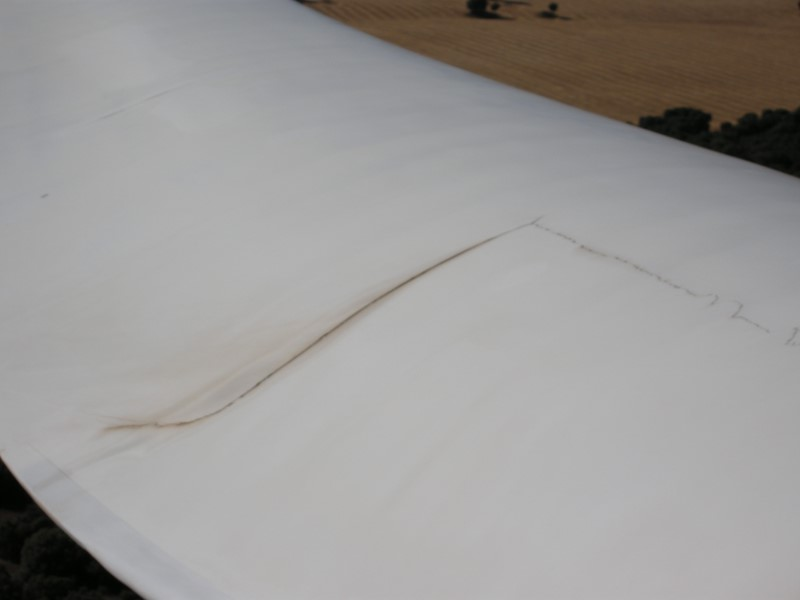
#> input picture sample.jpg, 800 x 600 px
$ python haar_tester.py
#> lines starting #> are read from the running program, lines starting #| are printed output that depends on the picture; after the words box and inside, x2 and y2 are one past the last pixel; in counts of white or black regions, pixels touching at a corner belong together
import cv2
from math import sin, cos, radians

# camera =  cv2.VideoCapture(0)
cascade = cv2.CascadeClassifier('cascade.xml')

settings = {
    'scaleFactor': 1.1,
    'minNeighbors': 5,
    'minSize': (20, 20)
}

def rotate_image(image, angle):
    if angle == 0: return image
    height, width = image.shape[:2]
    rot_mat = cv2.getRotationMatrix2D((width/2, height/2), angle, 0.9)
    result = cv2.warpAffine(image, rot_mat, (width, height), flags=cv2.INTER_LINEAR)
    return result

def rotate_point(pos, img, angle):
    if angle == 0: return pos
    x = pos[0] - img.shape[1]*0.4
    y = pos[1] - img.shape[0]*0.4
    newx = x*cos(radians(angle)) + y*sin(radians(angle)) + img.shape[1]*0.4
    newy = -x*sin(radians(angle)) + y*cos(radians(angle)) + img.shape[0]*0.4
    return int(newx), int(newy), pos[2], pos[3]

img = cv2.imread('sample.jpg')
#> img is the input picture: shape (600, 800, 3); mean B, G, R 152.7, 154.1, 156

for angle in [0, -25, 25]:
    rimg = rotate_image(img, angle)
    detected = cascade.detectMultiScale(rimg, **settings)
    if len(detected):
        detected = [rotate_point(detected[-1], img, -angle)]
        break
#> this loop made 1 pass
#> detected on pass 1: [[319, 254, 87, 87]]

# Make a copy as we don't want to draw on the original image:
for x, y, w, h in detected[-1:]:
    cv2.rectangle(img, (x, y), (x+w, y+h), (255,0,0), 2)
#> this loop made 1 pass
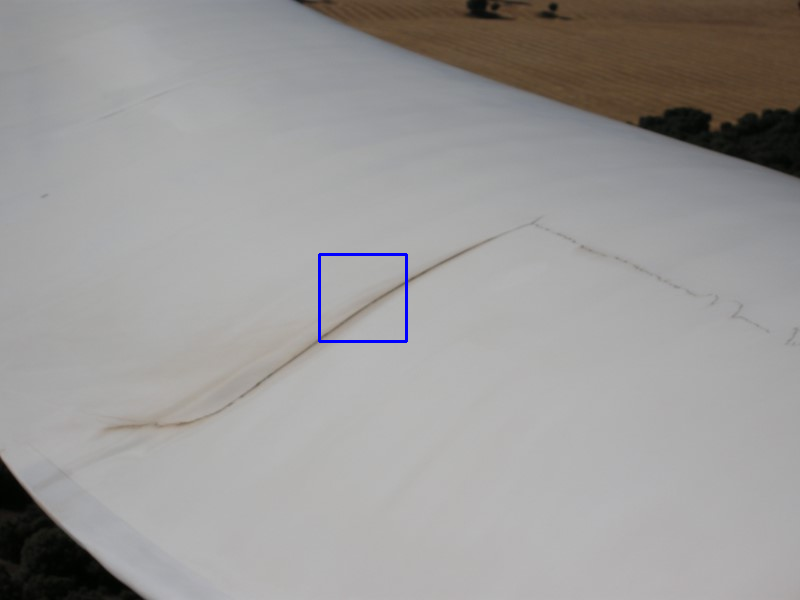
#> img: shape (600, 800, 3); 0.22% of pixels changed, all inside (x1, y1, x2, y2) = (318, 253, 408, 343)

cv2.imshow('facedetect', img)


cv2.waitKey(0)
cv2.destroyAllWindows()

$ run again, with 1.jpg copied over sample.jpg
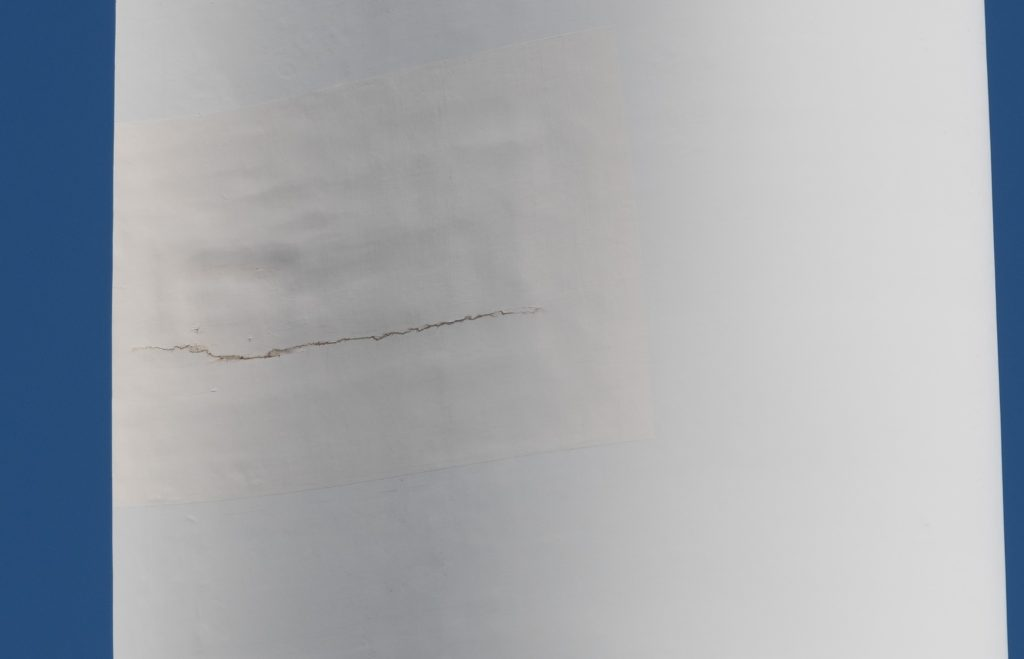
#> input picture 1.jpg, 1024 x 659 px
#> img is the input picture: shape (659, 1024, 3); mean B, G, R 173.9, 167.7, 163.1
#> the loop `for angle in [0, -25, 25]:` made 3 passes
#> pass 2, in rotate_image (call 2), `result = cv2.warpAffine(image, rot_mat, (width, height), flags=cv2.INT..`:
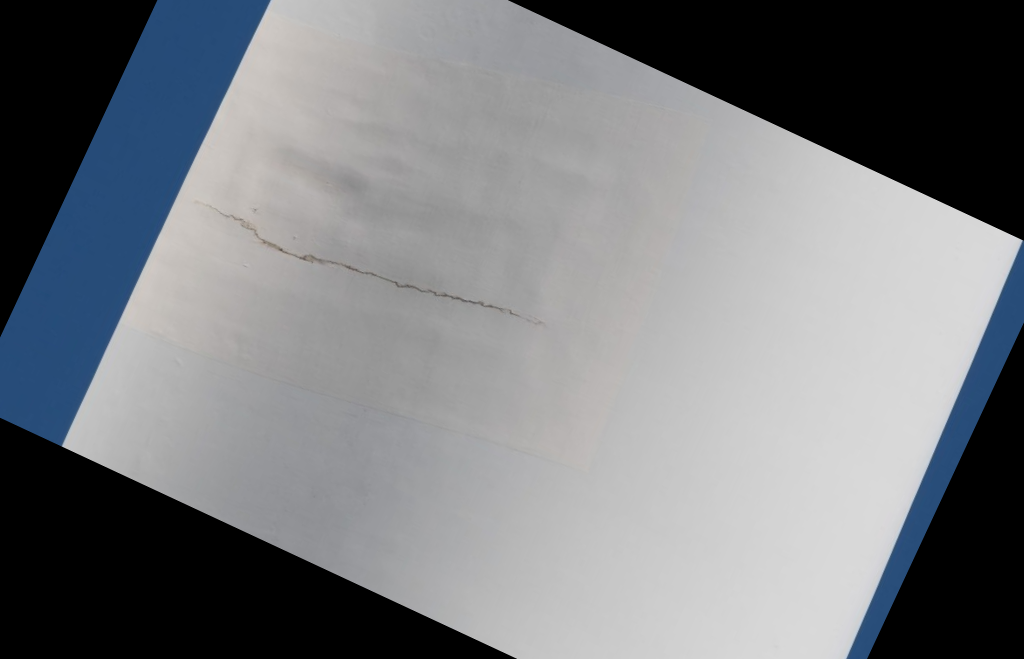
#> result: shape (659, 1024, 3); mean B, G, R 128.2, 124.4, 121.6
#> pass 3, in rotate_image (call 3), `result = cv2.warpAffine(image, rot_mat, (width, height), flags=cv2.INT..`:
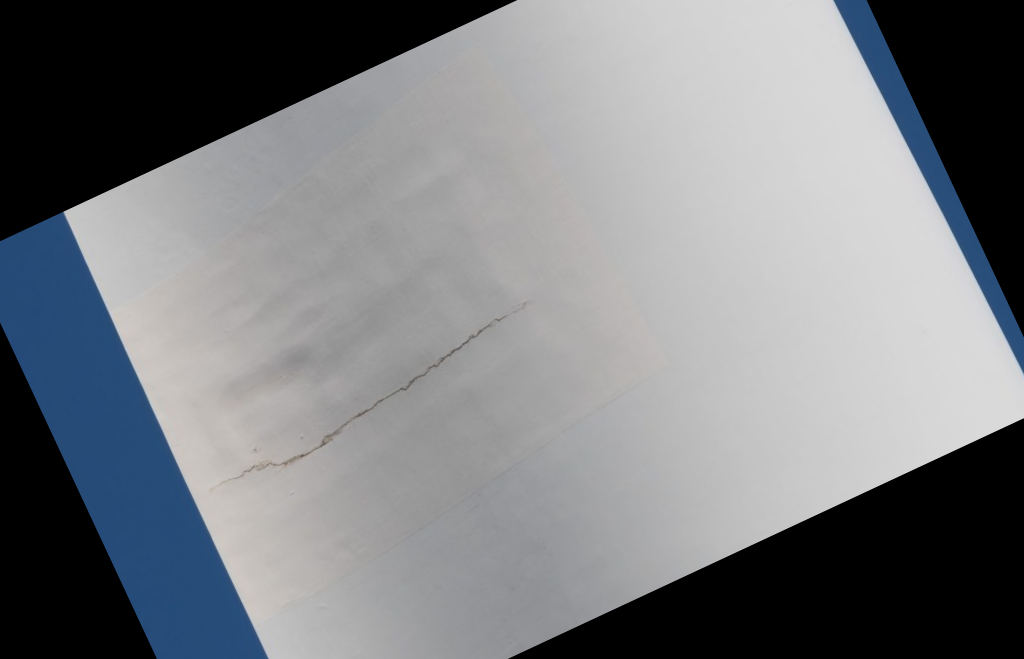
#> result: shape (659, 1024, 3); mean B, G, R 128.5, 124.8, 122.1
